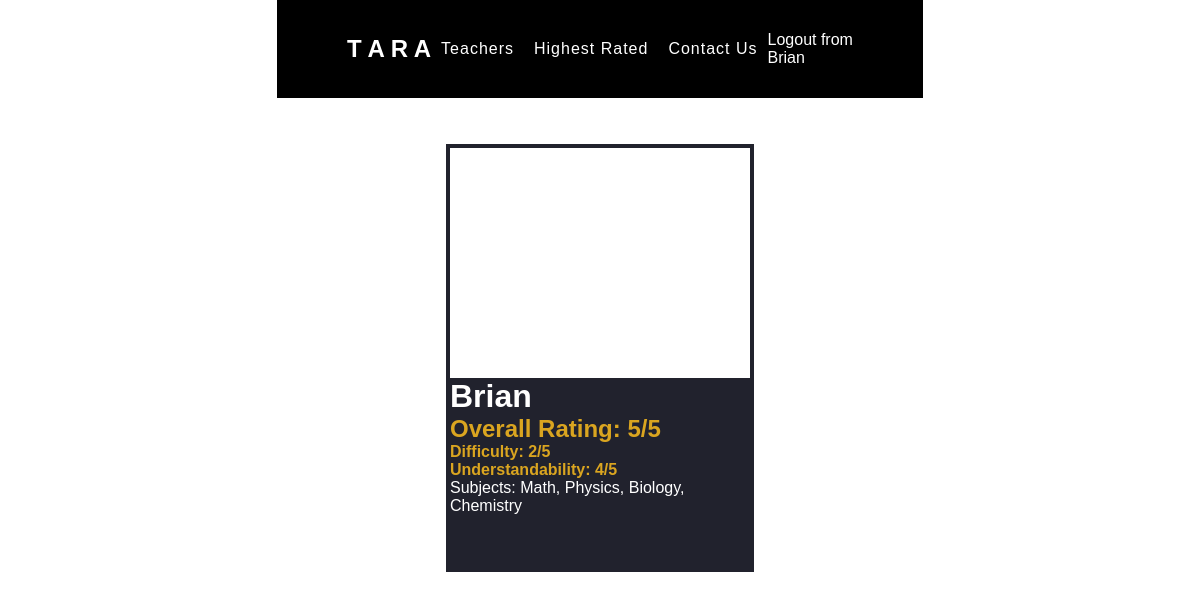
/search/Brian (signed in), run on an earlier commit of the app's database.
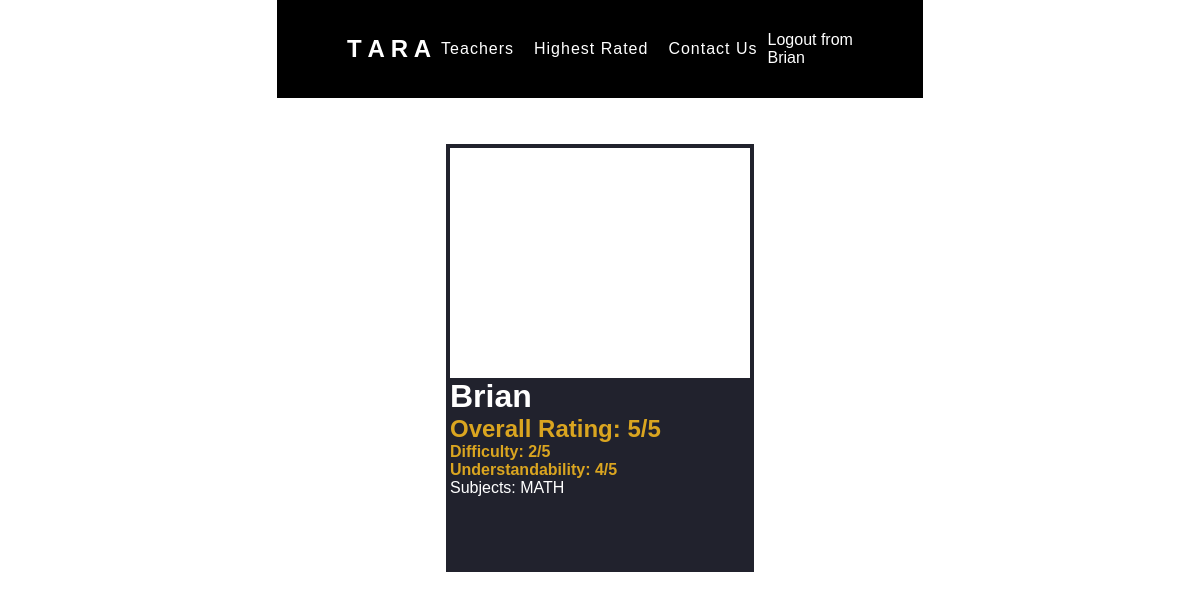
And on a later commit of the database.
### teacherRater/models.py (models this page shows)
class teacherProfile(models.Model):
    name = models.CharField(max_length=128)
    picture = models.URLField()
    comment = models.TextField(max_length=3000)
    education = models.CharField(max_length=255)
    subjects = models.CharField(max_length=4, choices=lessonChoices, default='IDK')
    isActive = models.BooleanField(default=True)
    def __str__(self):
        return f"{self.id}|{self.name}|Subject:{self.subjects}"

### teacherRater/views.py (the view)
# urls.py: path("search/<str:searchname>", views.searchPage, name="SearchPage")
@login_required(login_url='login')
def searchPage(request, searchname):
    searchResult = teacherProfile.objects.filter(name__contains=searchname)
    print(searchResult)
    return render(request, "teacherRater/searchPage.html", {
        "search": searchResult
    })

### teacherRater/templates/teacherRater/searchPage.html (shortened to what this page needs)
{% load static %}
<!DOCTYPE html>
<html lang="en">
<head>
    <link href="{% static 'teacherRater/styles.css' %}" rel="stylesheet">
</head>
<body>
    <nav>
        <a href="#" class="logo">T A R A</a>
        <ul class="navigation">
            <li><a href="#">Teachers</a></li>
            <li><a href="#">Highest Rated</a></li>
            <li><a href="#">Contact Us</a></li>
        </ul>
        <a class="Logout" href="{% url 'logout' %}">Logout from <br>{{request.user}}</a>
    </nav>
<div class="highSchoolList">
            {% for teacher in search %}
            <div class="main-card">
                <div class="main-card-image" style="background-image: url({{ teacher.picture }})"></div>
                <div class="main-card-details">
                    <div class="main-card-name">
                        <h1>{{ teacher.name }}</h1>
                    </div>
                    <div class="main-card-rating">
                        <h2>Overall Rating: 5/5</h2>
                        <h4>Difficulty: 2/5</h4>
                        <h4>Understandability: 4/5</h4>
                    </div>
                    <p>Subjects: {{ teacher.subjects }}</p>
                </div>
            </div>
            {% endfor %}
        </div>
</body>
</html>

What changed in the data, as far as the page shows it:
changed teacherProfile "Brian": subjects "Math, Physics, Biology, Chemistry" → "MATH"
